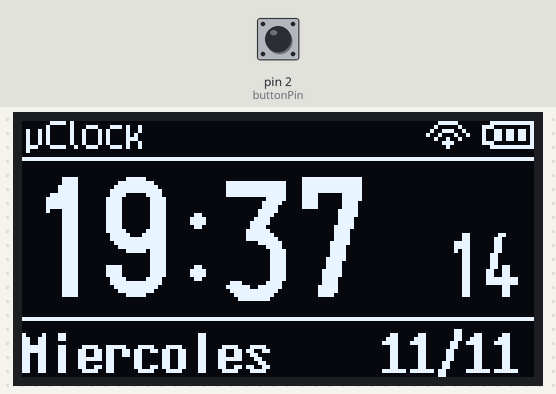
Recording of a sketch running on a simulated Arduino Uno, built with avr-gcc and run on an emulated ATmega328P. Shown: 128×64 one-colour display. Inputs (shaded band) come from the test bench; at power-on: pin 2 (buttonPin) HIGH.

Above: at 5.36 s.
7.0 s: pin 2 (buttonPin) pulled LOW for 0.15 s
At 9.2 s:
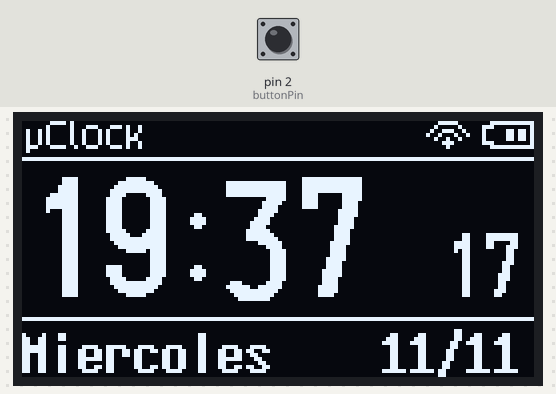
At 14.1 s:
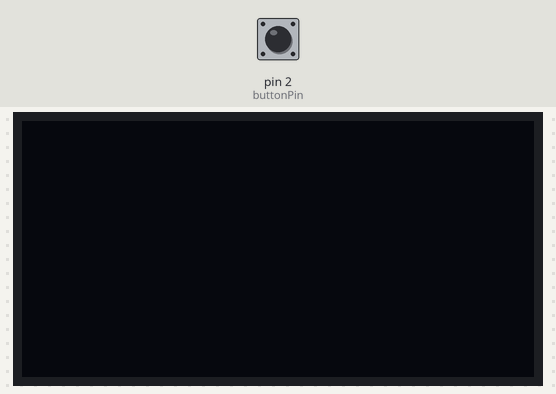
Timing chart, 0 to 15.6 s (numbered marks = the images above; inputs shaded):
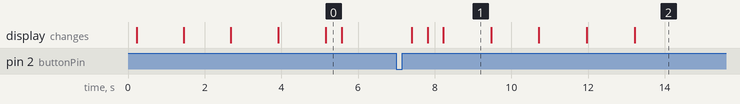

Measured:
- after the input at 7.0 s, the display: first changes after 0.40 s (image 1 shows a later state)
- what the display in image 0 shows lasts 0.4 s, from 5.2 s to 5.6 s
- what the display in image 1 shows lasts 1.3 s, from 8.2 s to 9.5 s

The sketch:

uClockArduino.ino
```cpp
#include "display.h"
#include "ClickButton.h"

U8G2_SSD1306_128X64_NONAME_1_HW_I2C oled(U8G2_R0, U8X8_PIN_NONE);

const int buttonPin = 2;

// ~ VARIABLES ~

unsigned long now;
unsigned long lastPulse;
unsigned long lastClock;

bool displayOn = 1;

int hour = 19;
int minute = 37;
int second = 10;

char secondChar[3];
char clockChar[9];

char timezoneChar[4];

float batteryLevel = 90;

int displayTimeout = 5000;


// ~ Inicialización ~

ClickButton button(buttonPin, LOW, CLICKBTN_PULLUP);

void setup() {
  Serial.begin(115200);

  oled.begin();

  button.longClickTime = 300;
  button.debounceTime = 10;
}


// ~ Main Loop ~

void loop() {

  now = millis();
  button.Update();

  if(now - lastClock >= 1000){
    runClock();
    batteryLevel -= 2;
    lastClock = now;
  }
  if(button.clicks == 1 && displayOn == false) {
    displayOn = true;
    lastPulse = now;
  }

  if(displayOn){
    display();
  }

  if (now - lastPulse >= displayTimeout && displayOn == true) {
    oled.setPowerSave(1);
    displayOn = false;
  }


  /*if(now - lastClock >= 1000){
    runClock();
    batteryLevel -= 5;
    lastClock = now;
  }

  if (button.clicks == 0) {
    lastPulse = now;
    displayOn = true;
    oled.setPowerSave(0);
  }

  // Si el display está encendido, mostrar y controlar apagado por timeout
  if (displayOn) {
    display();

    if (now - lastPulse >= displayTimeout) {
      oled.setPowerSave(1);
      displayOn = false;
    }
  }*/
}

void runClock(){
  second++;
  if(second == 60){
    second = 0;
    minute++;
  }
  if(minute == 60){
    minute = 0;
    hour++;
  }
  if(hour == 24){
    hour = 0;
  }

  sprintf(clockChar, "%02d:%02d", hour, minute);
  sprintf(secondChar, "%02d", second);
}
```

display.cpp
```cpp
#include "display.h"


void display(){
  oled.setPowerSave(0);

  oled.firstPage();

  do {

    displayMargins();
    displayClock();
    displaySeconds();
    displayTimeZone();
    displayDate();
    displayBatteryLevel();
    displayWiFiActive();
    displayName();

  } while (oled.nextPage());
}

void displayMargins(){
  oled.drawHLine(0, 9, oled.getDisplayWidth());
  oled.drawHLine(0, 49, oled.getDisplayWidth());
}

void displayClock(){
  oled.setFont(u8g2_font_logisoso30_tr);
  oled.drawStr(0, 44, clockChar);
}

void displaySeconds(){
  oled.setFont(u8g2_font_logisoso16_tr);
  oled.drawStr(105, 44, secondChar);
}

void displayTimeZone(){
  oled.setFont(u8g2_font_7x14B_tr);
  oled.drawStr(105, 24, timezoneChar);
}

void displayDate(){
  oled.setFont(u8g2_font_7x14B_tr);
  oled.drawStr(0, 63, "Miercoles");

  oled.drawStr(90, 63, "11/11");
}

void displayBatteryLevel(){
  oled.drawXBM(115, 0, 13, 7, battery_level_icon);

  if(batteryLevel > 80){
    oled.drawBox(118, 2, 2, 3);
  }
  if(batteryLevel > 40){
    oled.drawBox(121, 2, 2, 3);
  }
  if(batteryLevel > 20){
    oled.drawBox(124, 2, 2, 3);
  }
}

void displayWiFiActive(){
  oled.drawXBM(101, 0, 11, 7, WiFi_indicator_icon);
}

void displayName(){
  oled.drawXBM(1, 0, 32, 8, uClock_icon);
}
```

display.h
```cpp
#pragma once
#include "U8g2lib.h"
#include "Wire.h"

extern U8G2_SSD1306_128X64_NONAME_1_HW_I2C oled;

extern char secondChar[3];
extern char clockChar[9];

extern char timezoneChar[4];

extern float batteryLevel;

extern const char* TimeZoneNames[];

                                     //0x1ffc
const uint8_t battery_level_icon[] = {0xfc, 0x1f, 0x07, 0x10, 0x01, 0x10, 0x01, 0x10, 0x01, 0x10, 0x07, 0x10, 0xfc, 0x1f};
const uint8_t WiFi_indicator_icon[] = {0xf8, 0x00, 0x04, 0x01, 0x72, 0x02, 0x89, 0x04, 0x24, 0x01, 0x70, 0x00, 0x20, 0x00};
const uint8_t uClock_icon[] = {
  0xc0,0x0b,0x00,0x00,
  0x20,0x88,0xe3,0x12,
  0x29,0x48,0x14,0x12,
  0x29,0x48,0x14,0x0a,
  0x29,0x48,0x14,0x0e,
  0x29,0x48,0x14,0x12,
  0xc7,0x93,0xe3,0x12,
  0x01,0x00,0x00,0x00
};


// MAIN FUNCTION
void display();

void displayMargins();
void displayClock();
void displaySeconds();
void displayTimeZone();
void displayDate();

void displayBatteryLevel();
void displayWiFiActive();

void displayName();
```
